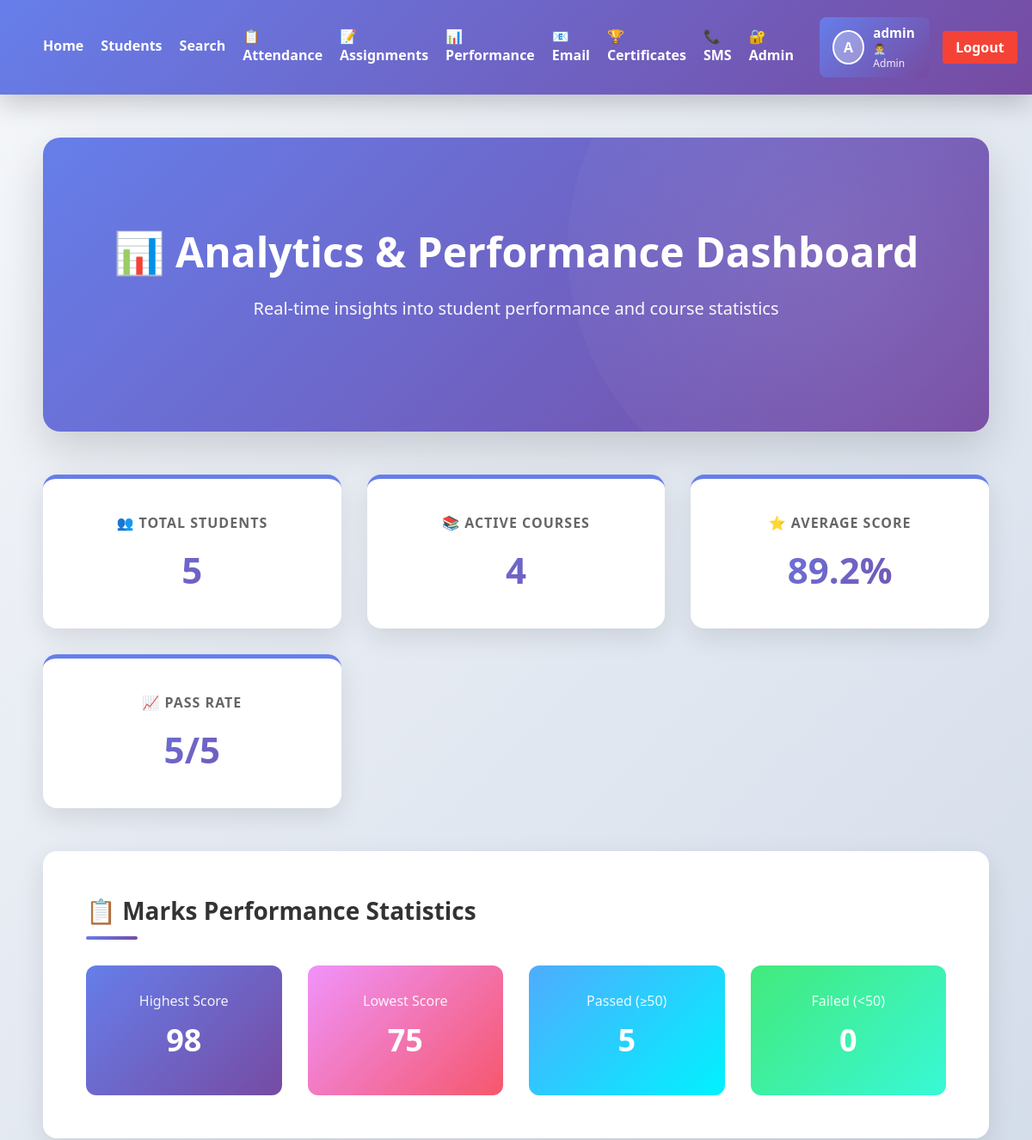
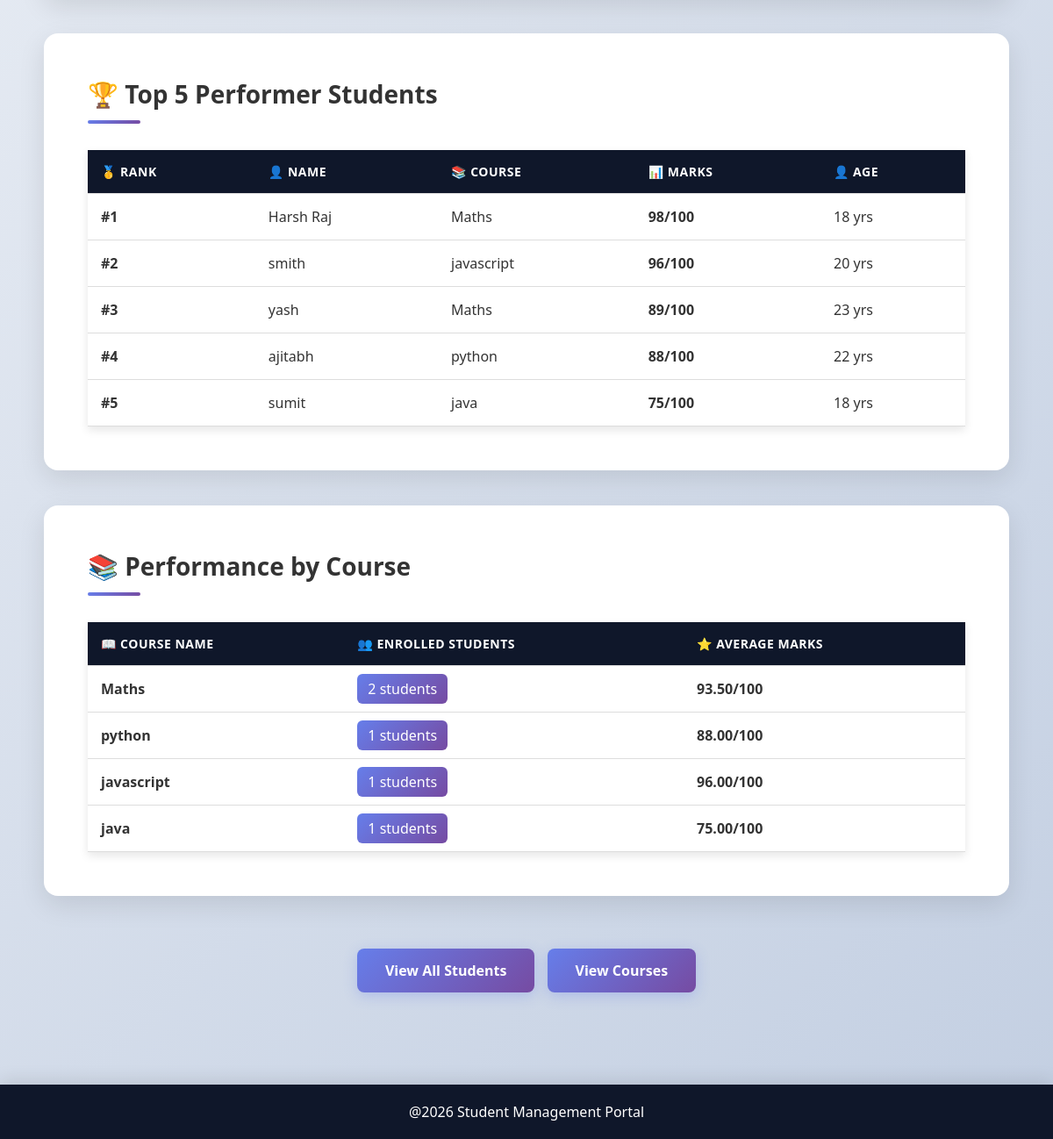
Page /analytics/ (signed in) on the committed database (2 pictures, top to bottom).
### students/models.py (models this page shows, shortened)
class Student(models.Model):
    name = models.CharField(max_length=100)
    course = models.CharField(max_length=100)
    marks = models.IntegerField()
    age = models.IntegerField(default=18)
    profile_pic = models.ImageField(upload_to='profiles/', blank=True, null=True)

### students/views.py (the view)
# urls.py: path('analytics/', views.analytics_page, name='analytics'),
@login_required(login_url='login')
def analytics_page(request):
    total_students = Student.objects.count()
    avg_marks = Student.objects.aggregate(Avg('marks'))['marks__avg'] or 0
    total_courses = Student.objects.values('course').distinct().count()
    highest_marks = Student.objects.aggregate(Max('marks'))['marks__max'] or 0
    lowest_marks = Student.objects.aggregate(Min('marks'))['marks__min'] or 0
    pass_count = Student.objects.filter(marks__gte=50).count()
    fail_count = Student.objects.filter(marks__lt=50).count()
    top_students = Student.objects.order_by('-marks')[:5]
    course_stats = Student.objects.values('course').annotate(count=Count('id'),
                                                               avg_marks=Avg('marks')).order_by('-count')
    data = {
        'total_students': total_students,
        'avg_marks': round(avg_marks, 2),
        'total_courses': total_courses,
        'highest_marks': highest_marks,
        'lowest_marks': lowest_marks,
        'pass_count': pass_count,
        'fail_count': fail_count,
        'top_students': top_students,
        'course_stats': course_stats,
    }
    return render(request, 'analytics.html', data)

### students/templates/analytics.html
{% extends 'base.html' %}
{% block content %}
<section class="hero">
    <h1>📊 Analytics & Performance Dashboard</h1>
    <p>Real-time insights into student performance and course statistics</p>
</section>
<section class="dashboard-stats">
    <div class="stat-card">
        <h3>👥 Total Students</h3>
        <p class="stat-number">{{ total_students }}</p>
    </div>
    <div class="stat-card">
        <h3>📚 Active Courses</h3>
        <p class="stat-number">{{ total_courses }}</p>
    </div>
    <div class="stat-card">
        <h3>⭐ Average Score</h3>
        <p class="stat-number">{{ avg_marks }}%</p>
    </div>
    <div class="stat-card">
        <h3>📈 Pass Rate</h3>
        <p class="stat-number">{% if total_students > 0 %}{{ pass_count }}/{{ total_students }}{% else %}0{% endif %}</p>
    </div>
</section>
<section class="content-section">
    <h3>📋 Marks Performance Statistics</h3>
    <div style="display: grid; grid-template-columns: repeat(auto-fit, minmax(200px, 1fr)); gap: 30px; margin-top: 30px;">
        <div style="background: linear-gradient(135deg, #667eea, #764ba2); color: white; padding: 30px; border-radius: 12px; text-align: center;">
            <p style="margin: 0; opacity: 0.9;">Highest Score</p>
            <p style="font-size: 36px; font-weight: 800; margin: 10px 0;">{{ highest_marks }}</p>
        </div>
        <div style="background: linear-gradient(135deg, #f093fb, #f5576c); color: white; padding: 30px; border-radius: 12px; text-align: center;">
            <p style="margin: 0; opacity: 0.9;">Lowest Score</p>
            <p style="font-size: 36px; font-weight: 800; margin: 10px 0;">{{ lowest_marks }}</p>
        </div>
        <div style="background: linear-gradient(135deg, #4facfe, #00f2fe); color: white; padding: 30px; border-radius: 12px; text-align: center;">
            <p style="margin: 0; opacity: 0.9;">Passed (≥50)</p>
            <p style="font-size: 36px; font-weight: 800; margin: 10px 0;">{{ pass_count }}</p>
        </div>
        <div style="background: linear-gradient(135deg, #43e97b, #38f9d7); color: white; padding: 30px; border-radius: 12px; text-align: center;">
            <p style="margin: 0; opacity: 0.9;">Failed (<50)</p>
            <p style="font-size: 36px; font-weight: 800; margin: 10px 0;">{{ fail_count }}</p>
        </div>
    </div>
</section>
<section class="content-section">
    <h3>🏆 Top 5 Performer Students</h3>
    {% if top_students %}
    <table class="table">
        <thead>
            <tr>
                <th>🥇 Rank</th>
                <th>👤 Name</th>
                <th>📚 Course</th>
                <th>📊 Marks</th>
                <th>👤 Age</th>
            </tr>
        </thead>
        <tbody>
            {% for student in top_students %}
            <tr>
                <td><strong>#{{ forloop.counter }}</strong></td>
                <td>{{ student.name }}</td>
                <td>{{ student.course }}</td>
                <td><strong>{{ student.marks }}/100</strong></td>
                <td>{{ student.age }} yrs</td>
            </tr>
            {% endfor %}
        </tbody>
    </table>
    {% else %}
    <p style="text-align: center; color: #666;">No students data available.</p>
    {% endif %}
</section>
<section class="content-section">
    <h3>📚 Performance by Course</h3>
    {% if course_stats %}
    <table class="table">
        <thead>
            <tr>
                <th>📖 Course Name</th>
                <th>👥 Enrolled Students</th>
                <th>⭐ Average Marks</th>
            </tr>
        </thead>
        <tbody>
            {% for course in course_stats %}
            <tr>
                <td><strong>{{ course.course }}</strong></td>
                <td><span style="background: linear-gradient(135deg, #667eea, #764ba2); color: white; padding: 6px 12px; border-radius: 6px;">{{ course.count }} students</span></td>
                <td><strong>{{ course.avg_marks|floatformat:2 }}/100</strong></td>
            </tr>
            {% endfor %}
        </tbody>
    </table>
    {% else %}
    <p style="text-align: center; color: #666;">No course data available.</p>
    {% endif %}
</section>
<p style="text-align: center; margin-top: 40px;">
    <a href="{% url 'students' %}" class="btn">View All Students</a>
    <a href="{% url 'courses' %}" class="btn" style="margin-left: 10px;">View Courses</a>
</p>
{% endblock %}

### students/templates/base.html (shortened to what this page needs)
{% load student_extras %}
{% load static %}
<!DOCTYPE html>
<html>
    <head>
        <link rel="stylesheet" href="{%static 'css/style.css'%}">
    </head>
    <body>
        <header class="navbar">
            <nav style="display: flex; justify-content: space-between; align-items: center;">
                <div style="display: flex; gap: 20px; align-items: center;">
                    <a href="{% url 'home' %}">Home</a>
                    <a href="{% url 'students' %}">Students</a>
                    <a href="{% url 'search' %}">Search</a>
                    <a href="{% url 'attendance' %}">📋 Attendance</a>
                    <a href="{% url 'assignments' %}">📝 Assignments</a>
                    <a href="{% url 'performance_charts' %}">📊 Performance</a>
                    {% if user.is_staff or user.is_superuser %}
                        <a href="{% url 'email_notifications' %}">📧 Email</a>
                        <a href="{% url 'certificates' %}">🏆 Certificates</a>
                        <a href="{% url 'sms_alerts' %}">📞 SMS</a>
                        <a href="{% url 'admin_panel' %}">🔐 Admin</a>
                    {% endif %}
                </div>
                <div style="display: flex; align-items: center; gap: 15px;">
                    {% if user.is_authenticated %}
                        {% with admin_user=user %}
                            {% if user.is_staff or user.is_superuser %}
                                <div style="display: flex; align-items: center; gap: 10px; padding: 8px 15px; background: linear-gradient(135deg, #667eea, #764ba2); border-radius: 8px; color: white;">
                                    {% with profile=admin_user.student_set.first %}
                                        {% if profile.profile_pic %}
                                            <img src="{{ profile.profile_pic.url }}" alt="{{ admin_user.username }}" style="width: 40px; height: 40px; border-radius: 50%; object-fit: cover; border: 2px solid white;">
                                        {% else %}
                                            <div style="width: 40px; height: 40px; border-radius: 50%; background: rgba(255,255,255,0.3); display: flex; align-items: center; justify-content: center; font-weight: bold; border: 2px solid white;">
                                                {{ admin_user.first_name|first|upper|default:admin_user.username|first|upper }}
                                            </div>
                                        {% endif %}
                                    {% endwith %}
                                    <div>
                                        <div style="font-weight: 600; font-size: 0.95em;">{{ admin_user.first_name|default:admin_user.username }}</div>
                                        <div style="font-size: 0.75em; opacity: 0.9;">👨‍💼 Admin</div>
                                    </div>
                                </div>
                            {% endif %}
                        {% endwith %}
                        <a href="{% url 'logout' %}" style="padding: 8px 15px; background: #f44336; color: white; border-radius: 4px; text-decoration: none; font-weight: 600;">Logout</a>
                    {% else %}
                        <a href="{% url 'login' %}">Login</a>
                    {% endif %}
                </div>
            </nav>
        </header>
        <div class="container">
            {% block content %}
            {% endblock %}
        </div>
        <footer class="footer">
            <p>@2026 Student Management Portal</p>
        </footer>
    </body>
</html>

### rows in the picture
Student: name "Harsh Raj", course "Maths", marks "98", age "18"
Student: name "smith", course "javascript", marks "96", age "20", count "1", avg_marks "96.00"
Student: name "yash", course "Maths", marks "89", age "23"
Student: name "ajitabh", course "python", marks "88", age "22", count "1", avg_marks "88.00"
Student: name "sumit", course "java", marks "75", age "18", count "1", avg_marks "75.00"

### other values in the picture
{{ admin_user.first_name|default:admin_user.username }} "admin"
{{ total_students }} "5"
{{ total_courses }} "4"
{{ avg_marks }} "89.2"
{{ pass_count }} "5"
{{ highest_marks }} "98"
{{ lowest_marks }} "75"
{{ fail_count }} "0"
{{ course.course }} "Maths"
{{ course.count }} "2"
{{ course.avg_marks|floatformat:2 }} "93.50"
